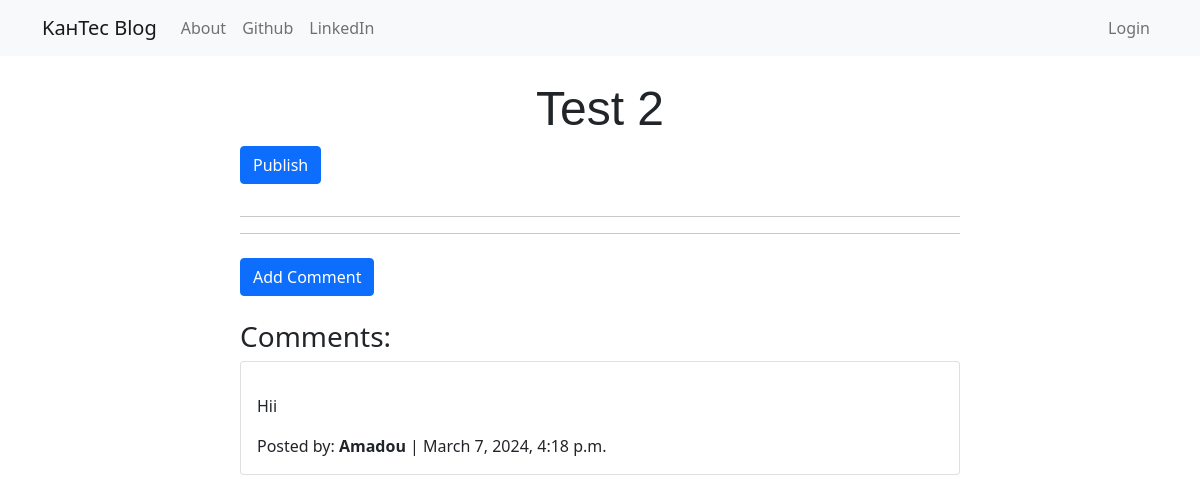
Screenshot of /post/3/ with the database file from the repository.
### blog/models.py (models this page shows, shortened)
class Post(models.Model):
    author = models.ForeignKey('auth.User', on_delete=models.CASCADE)
    title = models.CharField(max_length=200)
    text = models.TextField()
    create_delete = models.DateTimeField(default=timezone.now)
    published_date = models.DateField(blank=True, null=True);

class Comment(models.Model):
    post = models.ForeignKey('blog.Post', related_name='comments', on_delete=models.CASCADE)
    author = models.CharField(max_length=200)
    text = models.TextField()
    created_date = models.DateTimeField(default=timezone.now)
    approved_comment = models.BooleanField(default=False)

### blog/views.py (the view)
# urls.py: path('post/<int:pk>/', views.PostDetailView.as_view(), name='post_detail'),
class PostDetailView(DetailView):
    model = Post

### blog/templates/blog/post_detail.html (shortened to what this page needs)
{% extends "blog/base.html" %}
{% load bootstrap_icons %}
{% block content %}
<div class="container">
    <div class="row">
        <div class="col-md-8 mx-auto">
            <h1 class="posttitle">{{ post.title }}</h1>
            {% if post.published_date %}
                <div class="date postdate">
                    Published on: {{ post.published_date }}
                </div>
            {% else %}
                <a class="btn btn-primary mb-3" href="{% url 'post_publish' pk=post.pk %}">Publish</a>
            {% endif %}
            <hr>
            <hr>
            <div class="mt-4 mb-4">
                <div class="btn-group">
                    <a class="btn btn-primary btn-comment" href="{% url 'add_comment_to_post' pk=post.pk %}">
                         Add Comment
                    </a>
                </div>
            </div>
            {% if post.comments.count > 0 %}
                <h3>Comments:</h3>
                {% for comment in post.comments.all %}
                    <div class="card mb-3">
                        <div class="card-body">
                            <p class="card-text">{{ comment.text|safe|linebreaks }}</p>
                            <p class="card-text">Posted by: <b>{{ comment.author }}</b> | {{ comment.created_date }}</p>
                        </div>
                    </div>
                {% empty %}
                    <p>No comments yet.</p>
                {% endfor %}
            {% else %}
                <p>No comments yet.</p>
            {% endif %}
        </div>
    </div>
</div>
{% endblock %}

### blog/static/css/blog.css (style rules this page uses)
.posttitle { font-family: "Russo One", sans-serif; font-size: 3em; text-align: center; }
.btn-comment { position: absolute; right: 0px; }

### rows the page displays
Post: title "Test 2"
Comment: text "Hii", author "Amadou", created_date "March 7, 2024, 4:18 p.m."
